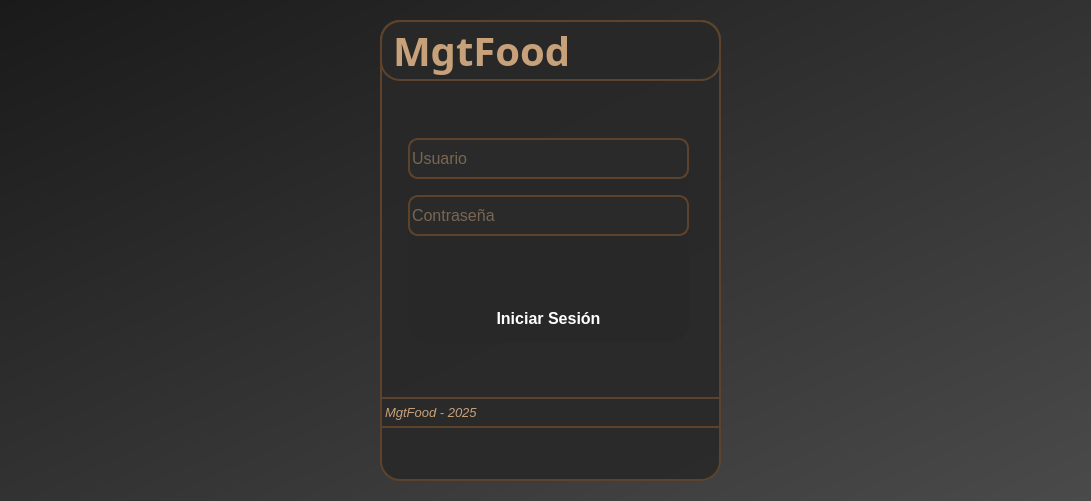
<?xml version="1.0" encoding="UTF-8"?>
<ui version="4.0">
 <class>Dialog</class>
 <widget class="QDialog" name="Dialog">
  <property name="geometry">
   <rect>
    <x>0</x>
    <y>0</y>
    <width>1091</width>
    <height>501</height>
   </rect>
  </property>
  <property name="windowTitle">
   <string>Life: A New Brew</string>
  </property>
  <property name="styleSheet">
   <string notr="true">
     background: QLinearGradient(x1: 0, y1: 0, x2: 1, y2: 1, stop: 0 #1a1a1a, stop: 1 #4a4a4a);
   </string>
  </property>
  <widget class="QWidget" name="widget" native="true">
   <property name="geometry">
    <rect>
     <x>0</x>
     <y>0</y>
     <width>1091</width>
     <height>501</height>
    </rect>
   </property>
   <widget class="QWidget" name="mainContainer" native="true">
    <property name="geometry">
     <rect>
      <x>380</x>
      <y>20</y>
      <width>341</width>
      <height>461</height>
     </rect>
    </property>
    <property name="minimumSize">
     <size>
      <width>341</width>
      <height>461</height>
     </size>
    </property>
    <property name="maximumSize">
     <size>
      <width>341</width>
      <height>461</height>
     </size>
    </property>
    <property name="styleSheet">
     <string notr="true">
     background: rgba(40, 40, 40, 0.9);
     border-radius: 20px;
     border: 2px solid #5d432c;
    </string>
    </property>
    <layout class="QVBoxLayout" name="verticalLayout_2">
     <property name="spacing">
      <number>0</number>
     </property>
     <property name="leftMargin">
      <number>0</number>
     </property>
     <property name="topMargin">
      <number>0</number>
     </property>
     <property name="rightMargin">
      <number>0</number>
     </property>
     <property name="bottomMargin">
      <number>0</number>
     </property>
     <item>
      <widget class="QLabel" name="titleLabel">
       <property name="minimumSize">
        <size>
         <width>341</width>
         <height>61</height>
        </size>
       </property>
       <property name="maximumSize">
        <size>
         <width>341</width>
         <height>61</height>
        </size>
       </property>
       <property name="font">
        <font>
         <family>Monotype Corsiva</family>
         <pointsize>30</pointsize>
         <weight>75</weight>
         <bold>true</bold>
        </font>
       </property>
       <property name="styleSheet">
        <string notr="true">
      color: #c7a17a;
      background: transparent;
      qproperty-alignment: AlignCenter;
      text-shadow: 0 0 10px #c7a17a;
     </string>
       </property>
       <property name="text">
        <string>MgtFood</string>
       </property>
      </widget>
     </item>
     <item>
      <spacer name="verticalSpacer">
       <property name="orientation">
        <enum>Qt::Vertical</enum>
       </property>
       <property name="sizeHint" stdset="0">
        <size>
         <width>20</width>
         <height>58</height>
        </size>
       </property>
      </spacer>
     </item>
     <item>
      <layout class="QHBoxLayout" name="horizontalLayout">
       <item>
        <spacer name="horizontalSpacer_3">
         <property name="orientation">
          <enum>Qt::Horizontal</enum>
         </property>
         <property name="sizeHint" stdset="0">
          <size>
           <width>28</width>
           <height>20</height>
          </size>
         </property>
        </spacer>
       </item>
       <item>
        <widget class="QWidget" name="widget_2" native="true">
         <property name="minimumSize">
          <size>
           <width>281</width>
           <height>101</height>
          </size>
         </property>
         <property name="maximumSize">
          <size>
           <width>281</width>
           <height>1000</height>
          </size>
         </property>
         <property name="styleSheet">
          <string notr="true">border: 0px;</string>
         </property>
         <layout class="QVBoxLayout" name="verticalLayout">
          <property name="spacing">
           <number>6</number>
          </property>
          <property name="leftMargin">
           <number>0</number>
          </property>
          <property name="topMargin">
           <number>0</number>
          </property>
          <property name="rightMargin">
           <number>0</number>
          </property>
          <property name="bottomMargin">
           <number>9</number>
          </property>
          <item>
           <widget class="QLineEdit" name="id_emp">
            <property name="minimumSize">
             <size>
              <width>281</width>
              <height>41</height>
             </size>
            </property>
            <property name="maximumSize">
             <size>
              <width>281</width>
              <height>41</height>
             </size>
            </property>
            <property name="font">
             <font>
              <family>Segoe UI</family>
              <pointsize>12</pointsize>
             </font>
            </property>
            <property name="styleSheet">
             <string notr="true">QLineEdit {
       background: #2a2a2a;
       border: 2px solid #5d432c;
       border-radius: 10px;
       color: #c7a17a;
      }
      QLineEdit:focus {
       border-color: #c7a17a;
      }
     </string>
            </property>
            <property name="placeholderText">
             <string>Usuario</string>
            </property>
           </widget>
          </item>
          <item>
           <spacer name="verticalSpacer_3">
            <property name="orientation">
             <enum>Qt::Vertical</enum>
            </property>
            <property name="sizeHint" stdset="0">
             <size>
              <width>20</width>
              <height>2</height>
             </size>
            </property>
           </spacer>
          </item>
          <item>
           <widget class="QLineEdit" name="pwd_emp">
            <property name="minimumSize">
             <size>
              <width>281</width>
              <height>41</height>
             </size>
            </property>
            <property name="maximumSize">
             <size>
              <width>281</width>
              <height>41</height>
             </size>
            </property>
            <property name="font">
             <font>
              <family>Segoe UI</family>
              <pointsize>12</pointsize>
             </font>
            </property>
            <property name="styleSheet">
             <string notr="true">QLineEdit {
       background: #2a2a2a;
       border: 2px solid #5d432c;
       border-radius: 10px;
       color: #c7a17a;
      }
      QLineEdit:focus {
       border-color: #c7a17a;
      }
     </string>
            </property>
            <property name="echoMode">
             <enum>QLineEdit::Password</enum>
            </property>
            <property name="placeholderText">
             <string>Contraseña</string>
            </property>
           </widget>
          </item>
          <item>
           <spacer name="verticalSpacer_2">
            <property name="orientation">
             <enum>Qt::Vertical</enum>
            </property>
            <property name="sizeHint" stdset="0">
             <size>
              <width>20</width>
              <height>61</height>
             </size>
            </property>
           </spacer>
          </item>
          <item>
           <layout class="QHBoxLayout" name="horizontalLayout_2">
            <item>
             <spacer name="horizontalSpacer_2">
              <property name="orientation">
               <enum>Qt::Horizontal</enum>
              </property>
              <property name="sizeHint" stdset="0">
               <size>
                <width>40</width>
                <height>20</height>
               </size>
              </property>
             </spacer>
            </item>
            <item>
             <widget class="QPushButton" name="b_login">
              <property name="minimumSize">
               <size>
                <width>221</width>
                <height>31</height>
               </size>
              </property>
              <property name="maximumSize">
               <size>
                <width>221</width>
                <height>31</height>
               </size>
              </property>
              <property name="font">
               <font>
                <family>Segoe UI</family>
                <pointsize>12</pointsize>
                <weight>75</weight>
                <bold>true</bold>
               </font>
              </property>
              <property name="styleSheet">
               <string notr="true">QPushButton {
       background: qlineargradient(x1:0, y1:0, x2:1, y2:0,
         stop:0 #5d432c, stop:1 #c7a17a);
       color: white;
       border-radius: 10px;
       border: none;
      }
      QPushButton:hover {
       background: qlineargradient(x1:0, y1:0, x2:1, y2:0,
         stop:0 #c7a17a, stop:1 #5d432c);
      }
      QPushButton:pressed {
      }
     </string>
              </property>
              <property name="text">
               <string>Iniciar Sesión</string>
              </property>
             </widget>
            </item>
            <item>
             <spacer name="horizontalSpacer_4">
              <property name="orientation">
               <enum>Qt::Horizontal</enum>
              </property>
              <property name="sizeHint" stdset="0">
               <size>
                <width>40</width>
                <height>20</height>
               </size>
              </property>
             </spacer>
            </item>
           </layout>
          </item>
         </layout>
        </widget>
       </item>
       <item>
        <spacer name="horizontalSpacer">
         <property name="orientation">
          <enum>Qt::Horizontal</enum>
         </property>
         <property name="sizeHint" stdset="0">
          <size>
           <width>32</width>
           <height>205</height>
          </size>
         </property>
        </spacer>
       </item>
      </layout>
     </item>
     <item>
      <spacer name="verticalSpacer_4">
       <property name="orientation">
        <enum>Qt::Vertical</enum>
       </property>
       <property name="sizeHint" stdset="0">
        <size>
         <width>20</width>
         <height>55</height>
        </size>
       </property>
      </spacer>
     </item>
     <item>
      <widget class="QLabel" name="footerText">
       <property name="minimumSize">
        <size>
         <width>361</width>
         <height>31</height>
        </size>
       </property>
       <property name="maximumSize">
        <size>
         <width>361</width>
         <height>31</height>
        </size>
       </property>
       <property name="font">
        <font>
         <family>Segoe UI</family>
         <pointsize>10</pointsize>
         <italic>true</italic>
        </font>
       </property>
       <property name="styleSheet">
        <string notr="true">
      color: #c7a17a;
      background: transparent;
      qproperty-alignment: AlignCenter;
     </string>
       </property>
       <property name="text">
        <string>MgtFood - 2025</string>
       </property>
      </widget>
     </item>
     <item>
      <spacer name="verticalSpacer_5">
       <property name="orientation">
        <enum>Qt::Vertical</enum>
       </property>
       <property name="sizeHint" stdset="0">
        <size>
         <width>20</width>
         <height>54</height>
        </size>
       </property>
      </spacer>
     </item>
    </layout>
   </widget>
  </widget>
 </widget>
 <resources/>
 <connections/>
</ui>
